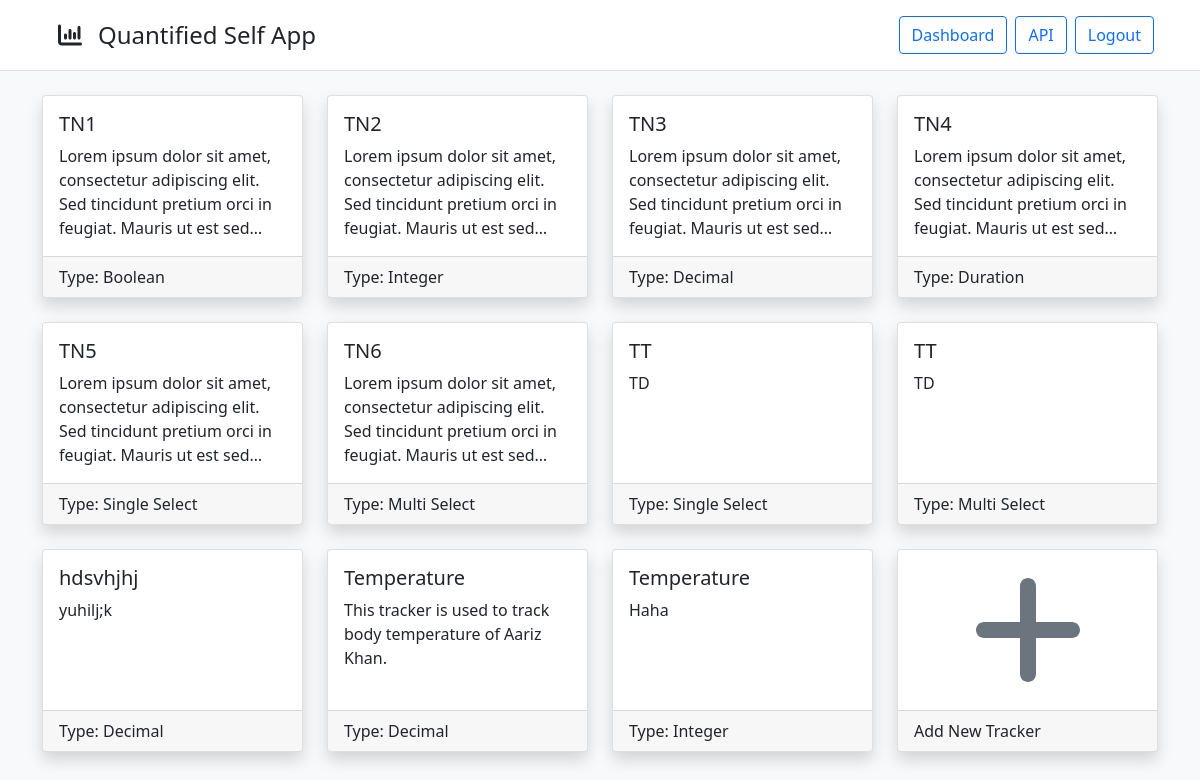
/trackers (signed in), run on the app's committed database.
### models/models.py (models this page shows)
class TrackerModel(db.Model):
    __tablename__ = "trackers"
    t_id = db.Column(db.Integer(), primary_key=True)
    t_name = db.Column(db.String(64), nullable=False)
    t_desc = db.Column(db.String(256))
    t_type = db.Column(db.Integer(), db.ForeignKey("tracker_types.tt_id", ondelete="CASCADE"), nullable=False)
    t_user = db.Column(db.Integer(), db.ForeignKey("users.id", ondelete="CASCADE"), nullable=False)
    t_type_name = db.relationship("TrackerTypes", uselist=False)
    t_unit = db.relationship("TrackerUnit", cascade="all, delete", uselist=False)
    t_options = db.relationship("TrackerOptions", cascade="all, delete")
    t_logs = db.relationship("TrackerLogs", cascade="all, delete")

class TrackerTypes(db.Model):
    __tablename__ = "tracker_types"
    tt_id = db.Column(db.Integer(), primary_key=True, autoincrement=True)
    tt_name = db.Column(db.String(64), unique=True, nullable=False)

### views/views.py (the view)
@app.route("/trackers", methods=["GET"])
@login_required
def trackers():
    trackers = TrackerModel.query.filter(TrackerModel.t_user == current_user.id).all()
    return render_template("trackers/main.html", user=current_user, trackers=trackers)

### auth/auth.py (called while the page is built)
@login.user_loader
def load_user(id):
    return UserModel.query.get(int(id))

### templates/trackers/main.html (shortened to what this page needs)
<!DOCTYPE html>
<html lang="en">
    <head>
        <link rel="stylesheet" href="{{ url_for('static', filename='css/bootstrap.min.css')}}">
        <link rel="stylesheet" href="{{ url_for('static', filename='css/fontawesome.all.min.css')}}">
        <link rel="stylesheet" href="{{ url_for('static', filename='css/trackers.css')}}">
    </head>
    <body class="bg-light">
        {% include 'components/navbar.html' %}
        <div class="container">
            <div class="row d-flex justify-content-center pt-4">
                {% for tracker in trackers %}
                <div class="col-sm-12 col-md-6 col-lg-4 col-xl-3 d-flex">
                    <div class="card shadow hover-overlay flex-fill mb-4">
                        <a href="/trackers/view?id={{ tracker.t_id }}" class="card-link">
                            <div class="card-body">
                                <h5 class="card-title">{{ tracker.t_name }}</h5>
                                <p class="card-text">{{ tracker.t_desc }}</p>
                            </div>
                            <div class="card-footer">
                                Type: {{ tracker.t_type_name.tt_name }}
                            </div>
                        </a>
                    </div>
                </div>
                {% endfor %}
                <div class="col-sm-12 col-md-6 col-lg-4 col-xl-3 d-flex">
                    <div class="card shadow hover-overlay flex-fill mb-4">
                        <a href="/trackers/add" class="card-link">
                            <div class="card-body d-flex align-items-center justify-content-center">
                                <i class="fa-solid fa-plus fa-8x text-secondary"></i>
                            </div>
                            <div class="card-footer">
                                Add New Tracker
                            </div>
                        </a>
                    </div>
                </div>
            </div>
        </div>
    </body>
</html>

### static/css/trackers.css (style rules this page uses)
.card { transition: transform 0.2s ease; }
.card-link { color: inherit; text-decoration: inherit; }
.card-text { display: -webkit-box; -webkit-line-clamp: 4; -webkit-box-orient: vertical; overflow: hidden; height: 6em; line-height: 1.5; }

### data on the page
TrackerModel: t_name "TN1", t_desc "Lorem ipsum dolor sit amet, consectetur adipiscing elit. Sed tincidunt pretium orci in feugiat. Mauris ut est…", t_type_name.tt_name "Boolean"
TrackerModel: t_name "TN2", t_desc "Lorem ipsum dolor sit amet, consectetur adipiscing elit. Sed tincidunt pretium orci in feugiat. Mauris ut est…", t_type_name.tt_name "Integer"
TrackerModel: t_name "TN3", t_desc "Lorem ipsum dolor sit amet, consectetur adipiscing elit. Sed tincidunt pretium orci in feugiat. Mauris ut est…", t_type_name.tt_name "Decimal"
TrackerModel: t_name "TN4", t_desc "Lorem ipsum dolor sit amet, consectetur adipiscing elit. Sed tincidunt pretium orci in feugiat. Mauris ut est…", t_type_name.tt_name "Duration"
TrackerModel: t_name "TN5", t_desc "Lorem ipsum dolor sit amet, consectetur adipiscing elit. Sed tincidunt pretium orci in feugiat. Mauris ut est…", t_type_name.tt_name "Single Select"
TrackerModel: t_name "TN6", t_desc "Lorem ipsum dolor sit amet, consectetur adipiscing elit. Sed tincidunt pretium orci in feugiat. Mauris ut est…", t_type_name.tt_name "Multi Select"
TrackerModel: t_name "TT", t_desc "TD", t_type_name.tt_name "Single Select"
TrackerModel: t_name "TT", t_desc "TD", t_type_name.tt_name "Multi Select"
TrackerModel: t_name "hdsvhjhj", t_desc "yuhilj;k", t_type_name.tt_name "Decimal"
TrackerModel: t_name "Temperature", t_desc "This tracker is used to track body temperature of Aariz Khan.", t_type_name.tt_name "Decimal"
TrackerModel: t_name "Temperature", t_desc "Haha", t_type_name.tt_name "Integer"
